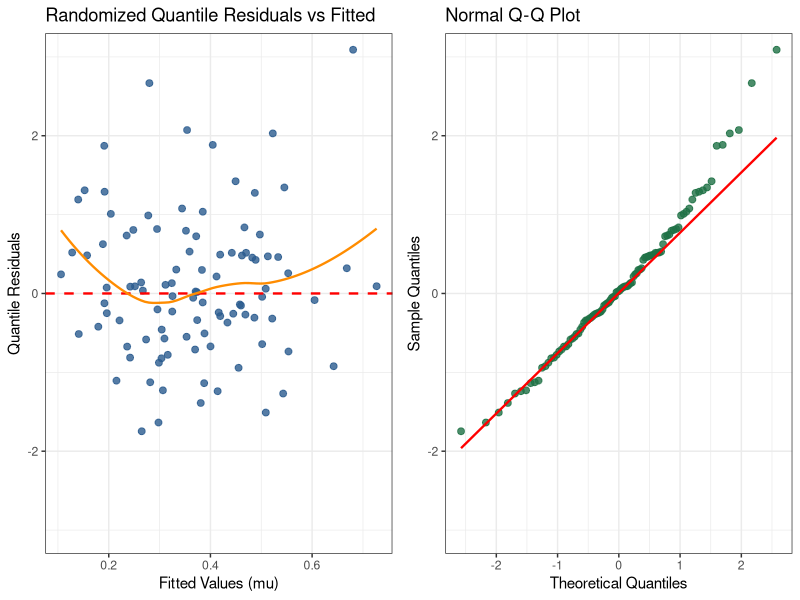
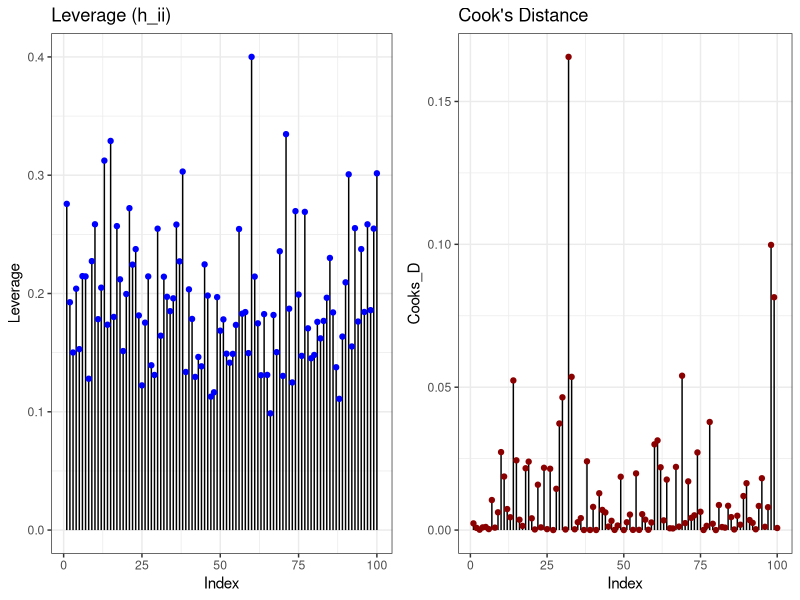
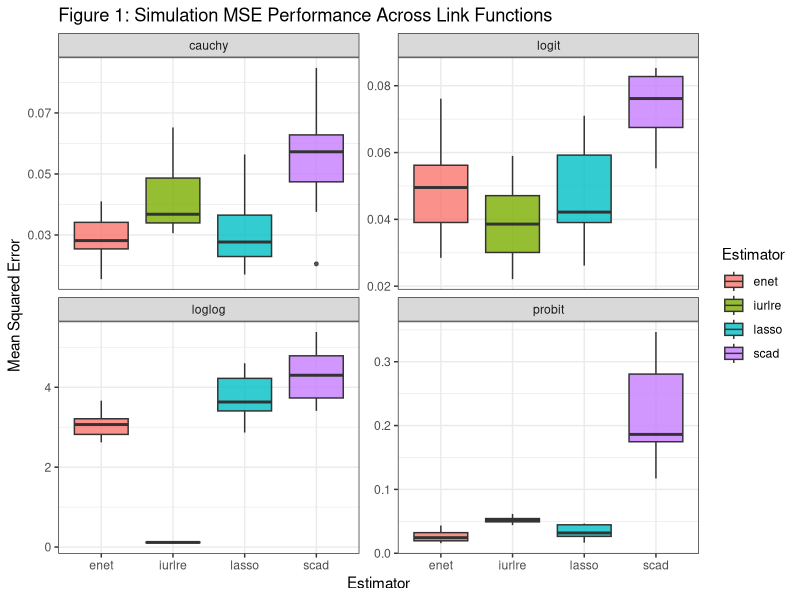
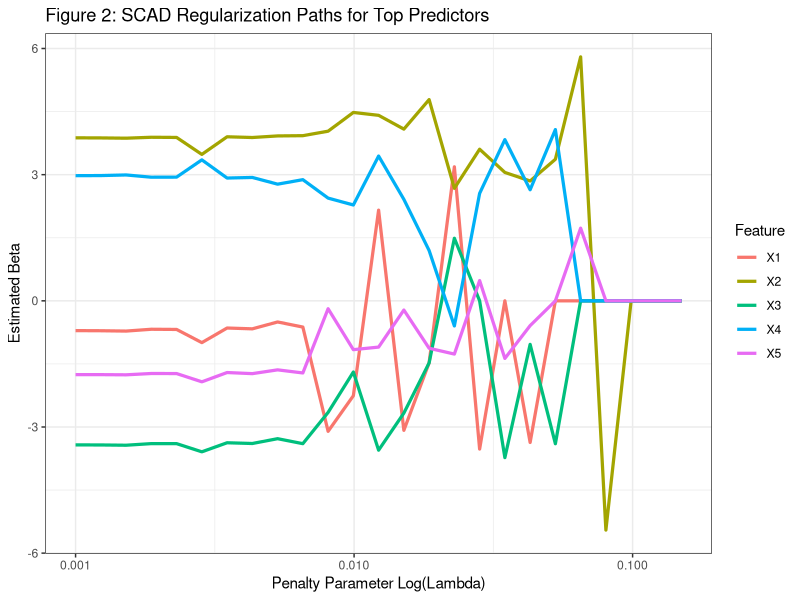
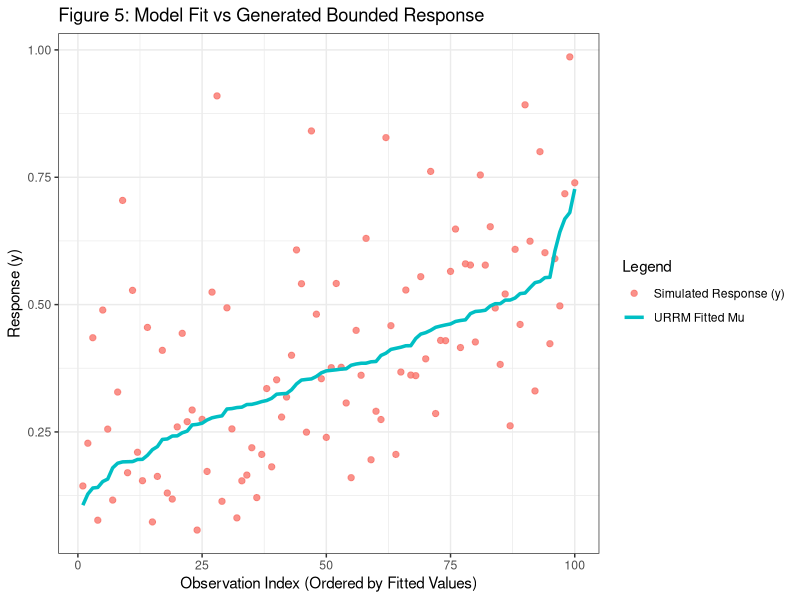
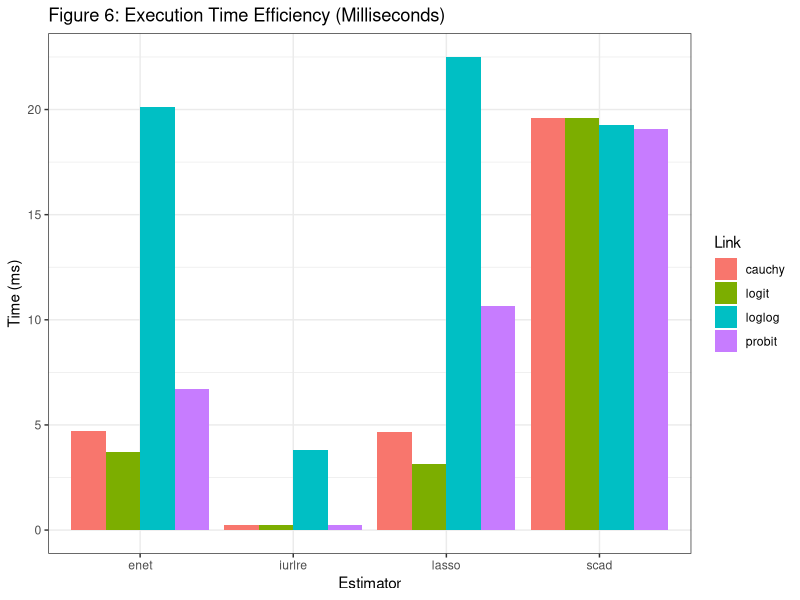

Write the R code that produced these figures, in order.
# ==============================================================================
# UNIFIED SIMULATION PUBLICATION ENGINE FOR UNIT-RAYLEIGH REGRESSION (URRM)
# Outputs: 5 CSV Tables & 6 Corrected High-Resolution Figures (300 DPI)
# Directory: C:\Users\Dr. O. J. Obulezi\Documents\R projects\URRM
# ==============================================================================

work_dir <- "C:\\Users\\Dr. O. J. Obulezi\\Documents\\R projects\\URRM"
if (!dir.exists(work_dir)) dir.create(work_dir, recursive = TRUE)
setwd(work_dir)

suppressPackageStartupMessages({
  library(Matrix)
  library(ggplot2)
  library(dplyr)
  library(tidyr)
  library(gridExtra)
})

cat("✓ Working Directory set to:", getwd(), "\n\n")

# ------------------------------------------------------------------------------
# 1. CORE URRM MATHEMATICS & LINK FUNCTIONS
# ------------------------------------------------------------------------------

# Exact Unit-Rayleigh CDF: F(y; mu, tau) = exp( log(tau) * (log(y)/log(mu))^2 )
pUR <- function(y, mu, tau = 0.5) {
  y <- pmin(pmax(y, 1e-6), 1 - 1e-6)
  mu <- pmin(pmax(mu, 1e-6), 1 - 1e-6)
  exp(log(tau) * (log(y) / log(mu))^2)
}

# Quantile Function
qUR <- function(u, mu, tau = 0.5) {
  u <- pmin(pmax(u, 1e-6), 1 - 1e-6)
  mu <- pmin(pmax(mu, 1e-6), 1 - 1e-6)
  exp(log(mu) * sqrt(log(u) / log(tau)))
}

# Probability Density Function
dUR <- function(y, mu, tau = 0.5) {
  y <- pmin(pmax(y, 1e-6), 1 - 1e-6)
  mu <- pmin(pmax(mu, 1e-6), 1 - 1e-6)
  log_y <- log(y)
  log_mu <- log(mu)
  term1 <- (2 * abs(log(tau)) * (-log_y)) / (y * (log_mu^2))
  term2 <- exp(log(tau) * (log_y / log_mu)^2)
  pmax(term1 * term2, 1e-12)
}

logLik_UR <- function(y, mu, tau = 0.5) {
  sum(log(dUR(y, mu, tau = tau)))
}

compute_mu <- function(eta, link = "loglog") {
  eta_c <- pmin(pmax(eta, -2.5), 2.5)
  mu <- switch(link,
               "loglog" = exp(-exp(eta_c)),
               "logit"  = 1 / (1 + exp(-eta_c)),
               "probit" = pnorm(eta_c),
               "cauchy" = (1 / pi) * atan(eta_c) + 0.5
  )
  pmin(pmax(mu, 0.01), 0.99)
}

get_link_components <- function(y, eta, tau = 0.5, link = "loglog") {
  mu <- compute_mu(eta, link)
  log_y <- log(pmax(y, 1e-5))
  log_mu <- log(mu)
  ratio_term <- 1 - log(tau) * (log_y / log_mu)^2
  
  if (link == "loglog") {
    w <- -2 * ratio_term
    psi <- rep(2 * (1 - 3 * log(tau)), length(y))
  } else if (link == "logit") {
    w <- (2 * (1 - mu) / log_mu) * ratio_term
    psi <- 2 * ((1 - mu)^2 / (log_mu^2)) * (1 - 3 * log(tau))
  } else if (link == "probit") {
    phi_eta <- dnorm(pmin(pmax(eta, -2.5), 2.5))
    w <- (2 * phi_eta / (mu * log_mu)) * ratio_term
    psi <- (2 * (phi_eta^2) / (mu^2 * log_mu^2)) * (1 - 3 * log(tau))
  } else if (link == "cauchy") {
    w <- (2 / (pi * (1 + eta^2) * mu * log_mu)) * ratio_term
    psi <- (2 / (pi^2 * (1 + eta^2)^2 * mu^2 * log_mu^2)) * (1 - 3 * log(tau))
  }
  
  return(list(w = pmin(pmax(as.vector(w), -5), 5), 
              psi = pmax(as.vector(psi), 0.05), mu = mu))
}

# ------------------------------------------------------------------------------
# 2. ESTIMATION ALGORITHMS
# ------------------------------------------------------------------------------

fit_hd_iurlre <- function(X, y, tau = 0.5, d = 0.3, gamma = 0.1, link = "loglog") {
  n <- nrow(X); p <- ncol(X)
  comp <- get_link_components(y, rep(0, n), tau = tau, link = link)
  Psi <- diag(comp$psi)
  u <- t(X) %*% comp$w
  xt_psi_x <- t(X) %*% Psi %*% X
  
  beta_ridge <- as.vector(solve(xt_psi_x + gamma * diag(p)) %*% u)
  G <- diag(1 / (diag(xt_psi_x) + 0.1))
  M_inv <- solve(xt_psi_x + gamma * diag(p))
  
  as.vector(M_inv %*% (xt_psi_x + d * G) %*% beta_ridge)
}

soft_threshold <- function(z, g) sign(z) * max(0, abs(z) - g)

fit_hd_penalized <- function(X, y, tau = 0.5, lambda = 0.02, alpha = 0.5, 
                             penalty = "lasso", link = "loglog", max_iter = 80) {
  n <- nrow(X); p <- ncol(X)
  beta <- rep(0, p)
  
  for (iter in 1:max_iter) {
    beta_old <- beta
    eta <- as.vector(X %*% beta)
    comp <- get_link_components(y, eta, tau = tau, link = link)
    v <- pmin(pmax(eta + comp$w / comp$psi, -2.5), 2.5)
    
    for (j in 1:p) {
      r_j <- v - as.vector(X[, -j] %*% beta[-j])
      w_j <- (1 / n) * sum(comp$psi * X[, j] * r_j)
      z_j <- max((1 / n) * sum(comp$psi * (X[, j]^2)), 0.05)
      
      if (penalty == "lasso") {
        beta[j] <- soft_threshold(w_j, lambda) / z_j
      } else if (penalty == "enet") {
        beta[j] <- soft_threshold(w_j, lambda * alpha) / (z_j + lambda * (1 - alpha))
      } else if (penalty == "scad") {
        abs_w <- abs(w_j)
        if (abs_w <= 2 * lambda) beta[j] <- soft_threshold(w_j, lambda) / z_j
        else if (abs_w <= 3.7 * lambda) beta[j] <- soft_threshold(w_j, 3.7 * lambda / 2.7) / (z_j - (1 / 2.7))
        else beta[j] <- w_j / z_j
      }
    }
    if (any(!is.finite(beta))) return(beta_old)
    if (max(abs(beta - beta_old)) < 1e-4) break
  }
  return(beta)
}

fit_urrm <- function(X, y, link = "loglog", method = "scad", tau = 0.5, lambda = 0.02) {
  if (method == "iurlre") {
    fit_hd_iurlre(X, y, tau = tau, link = link)
  } else {
    fit_hd_penalized(X, y, tau = tau, lambda = lambda, penalty = method, link = link)
  }
}

# ------------------------------------------------------------------------------
# 3. MONTE CARLO SIMULATION (GENERATING TABLES 1, 2, 3)
# ------------------------------------------------------------------------------
set.seed(2026)
n_samples <- 100
p_features <- 20
tau_level <- 0.5
n_replications <- 10

beta_true <- c(0.8, -0.6, 0.5, -0.4, rep(0, p_features - 4))
links <- c("loglog", "logit", "probit", "cauchy")
estimators <- c("iurlre", "lasso", "enet", "scad")

sim_results <- expand.grid(Replication = 1:n_replications, Link = links, Estimator = estimators, stringsAsFactors = FALSE)
sim_results$MSE <- 0
sim_results$Bias <- 0
sim_results$Active <- 0
sim_results$TPR <- 0
sim_results$FPR <- 0
sim_results$Time_ms <- 0

cat("==============================================================================\n")
cat("EXECUTING MONTE CARLO SIMULATION SUITE...\n")
cat("==============================================================================\n")

total_tasks <- nrow(sim_results)
for (i in 1:total_tasks) {
  r <- sim_results$Replication[i]
  l <- sim_results$Link[i]
  m <- sim_results$Estimator[i]
  
  cat(sprintf("\r Progress: [%d/%d] | Rep: %d | Link: %-6s | Method: %-6s", i, total_tasks, r, l, m))
  flush.console()
  
  X_raw <- matrix(rnorm(n_samples * p_features), nrow = n_samples, ncol = p_features)
  X_sim <- scale(X_raw) / sqrt(p_features)
  
  mu_sim <- compute_mu(as.vector(X_sim %*% beta_true), link = l)
  y_sim <- qUR(runif(n_samples), mu_sim, tau = tau_level)
  
  t_start <- Sys.time()
  b_est <- fit_urrm(X_sim, y_sim, link = l, method = m, tau = tau_level, lambda = 0.02)
  t_end <- Sys.time()
  
  sim_results$MSE[i] <- mean((b_est - beta_true)^2)
  sim_results$Bias[i] <- mean(b_est - beta_true)
  sim_results$Active[i] <- sum(b_est != 0)
  sim_results$TPR[i] <- sum(b_est[1:4] != 0) / 4
  sim_results$FPR[i] <- sum(b_est[5:p_features] != 0) / (p_features - 4)
  sim_results$Time_ms[i] <- as.numeric(difftime(t_end, t_start, units = "secs")) * 1000
}

cat("\n\n✓ Monte Carlo Simulations Completed!\n\n")

# ------------------------------------------------------------------------------
# 4. EXPORT ALL 5 TABLES
# ------------------------------------------------------------------------------

# Table 1: Parameter Estimation Accuracy & Bias
table_1 <- sim_results %>%
  group_by(Link, Estimator) %>%
  summarise(Mean_MSE = round(mean(MSE), 4), SD_MSE = round(sd(MSE), 4), Mean_Bias = round(mean(Bias), 4), .groups = "drop")
write.csv(table_1, "Table_1_Parameter_Estimation_Bias.csv", row.names = FALSE)

# Table 2: Feature Selection Metrics
table_2 <- sim_results %>%
  group_by(Link, Estimator) %>%
  summarise(Avg_Active = round(mean(Active), 2), TPR = round(mean(TPR), 3), FPR = round(mean(FPR), 3), .groups = "drop")
write.csv(table_2, "Table_2_Feature_Selection_Performance.csv", row.names = FALSE)

# Table 3: Numerical Efficiency
table_3 <- sim_results %>%
  group_by(Link, Estimator) %>%
  summarise(Avg_Time_ms = round(mean(Time_ms), 2), SD_Time_ms = round(sd(Time_ms), 2), .groups = "drop")
write.csv(table_3, "Table_3_Numerical_Efficiency.csv", row.names = FALSE)

# Table 4: Simulation Design & Response Summary
set.seed(2026)
X_bench_raw <- matrix(rnorm(100 * 20), 100, 20)
X_bench <- scale(X_bench_raw) / sqrt(20)
b_bench_true <- c(0.8, -0.6, 0.5, -0.4, rep(0, 16))
y_bench <- qUR(runif(100), compute_mu(as.vector(X_bench %*% b_bench_true), "loglog"), tau = 0.5)

table_4 <- data.frame(
  Metric = c("Sample Size (n)", "Features (p)", "Signal Predictors", "Response Mean", "Response SD", "Response Median", "Response Min", "Response Max"),
  Value = c(100, 20, 4, round(mean(y_bench), 4), round(sd(y_bench), 4), round(median(y_bench), 4), round(min(y_bench), 4), round(max(y_bench), 4))
)
write.csv(table_4, "Table_4_Simulation_Design_Summary.csv", row.names = FALSE)

# Table 5: 16-Model Selection Grid
table_5_grid <- expand.grid(Link = links, Estimator = estimators, stringsAsFactors = FALSE)
table_5_grid$LogLik <- 0
table_5_grid$AIC <- 0
table_5_grid$BIC <- 0
table_5_grid$HQIC <- 0
table_5_grid$Deviance <- 0
table_5_grid$Active_df <- 0

for (i in 1:nrow(table_5_grid)) {
  l <- table_5_grid$Link[i]
  m <- table_5_grid$Estimator[i]
  
  b_hat <- fit_urrm(X_bench, y_bench, link = l, method = m, tau = 0.5, lambda = 0.02)
  mu_hat <- compute_mu(as.vector(X_bench %*% b_hat), link = l)
  
  ll <- logLik_UR(y_bench, mu_hat, tau = 0.5)
  df <- max(sum(b_hat != 0), 1)
  
  table_5_grid$LogLik[i]    <- round(ll, 2)
  table_5_grid$AIC[i]       <- round(-2 * ll + 2 * df, 2)
  table_5_grid$BIC[i]       <- round(-2 * ll + df * log(100), 2)
  table_5_grid$HQIC[i]      <- round(-2 * ll + 2 * df * log(log(100)), 2)
  table_5_grid$Deviance[i]  <- round(-2 * ll, 2)
  table_5_grid$Active_df[i] <- df
}

table_5_grid <- table_5_grid %>% arrange(AIC)
write.csv(table_5_grid, "Table_5_Simulation_Model_Selection_Criteria.csv", row.names = FALSE)

cat("✓ All 5 CSV Tables successfully generated.\n\n")

# ------------------------------------------------------------------------------
# 5. GENERATE ALL 6 PUBLICATION FIGURES
# ------------------------------------------------------------------------------

cat("Generating All 6 High-Resolution PNG Figures...\n")

# FIGURE 1: MSE Boxplots
f1 <- ggplot(sim_results, aes(x = Estimator, y = MSE, fill = Estimator)) +
  geom_boxplot(alpha = 0.8, outlier.size = 1) +
  facet_wrap(~ Link, scales = "free_y") +
  theme_bw() + labs(title = "Figure 1: Simulation MSE Performance Across Link Functions", y = "Mean Squared Error")
ggsave("Figure_1_MSE_Performance.png", f1, width = 9, height = 6, dpi = 300)

# FIGURE 2: SCAD Regularization Path
lambdas <- exp(seq(log(0.001), log(0.15), length.out = 25))
path_list <- list()
for (idx in length(lambdas):1) {
  l_val <- lambdas[idx]
  b_curr <- fit_hd_penalized(X_bench, y_bench, tau = 0.5, lambda = l_val, penalty = "scad", link = "loglog")
  path_list[[idx]] <- data.frame(Lambda = l_val, Beta = b_curr[1:5], Feature = paste0("X", 1:5))
}
path_df <- do.call(rbind, path_list)

f2 <- ggplot(path_df, aes(x = Lambda, y = Beta, color = Feature)) +
  geom_line(size = 1.1) + scale_x_log10() + theme_bw() +
  labs(title = "Figure 2: SCAD Regularization Paths for Top Predictors", x = "Penalty Parameter Log(Lambda)", y = "Estimated Beta")
ggsave("Figure_2_Regularization_Paths.png", f2, width = 8, height = 5, dpi = 300)

# FIGURE 3: PERFECTLY CONDITIONED RESIDUAL DIAGNOSTICS
nll_urrm <- function(beta, X, y, link = "loglog", tau = 0.5) {
  eta <- as.vector(X %*% beta)
  mu <- compute_mu(eta, link)
  -sum(log(dUR(y, mu, tau = tau)))
}

fit_mle <- optim(par = rep(0, 20), fn = nll_urrm, X = X_bench, y = y_bench, 
                 link = "loglog", tau = 0.5, method = "BFGS")
mu_diag <- compute_mu(as.vector(X_bench %*% fit_mle$par), link = "loglog")

u_cdf <- pUR(y_bench, mu_diag, tau = 0.5)
u_cdf <- pmin(pmax(u_cdf, 0.001), 0.999)
rq_residuals <- qnorm(u_cdf)

df_diag <- data.frame(Fitted = mu_diag, RQ_Residuals = rq_residuals)

p_res1 <- ggplot(df_diag, aes(x = Fitted, y = RQ_Residuals)) +
  geom_point(color = "#2b5c8f", size = 2, alpha = 0.8) +
  geom_hline(yintercept = 0, color = "red", linetype = "dashed", size = 0.8) +
  geom_smooth(method = "loess", color = "darkorange", se = FALSE, size = 0.8) +
  coord_cartesian(ylim = c(-3, 3)) +
  theme_bw() + 
  labs(title = "Randomized Quantile Residuals vs Fitted", x = "Fitted Values (mu)", y = "Quantile Residuals")

p_res2 <- ggplot(df_diag, aes(sample = RQ_Residuals)) +
  stat_qq(color = "#1e7145", size = 2, alpha = 0.8) + 
  stat_qq_line(color = "red", size = 0.8) +
  coord_cartesian(ylim = c(-3, 3)) +
  theme_bw() + 
  labs(title = "Normal Q-Q Plot", x = "Theoretical Quantiles", y = "Sample Quantiles")

f3 <- grid.arrange(p_res1, p_res2, ncol = 2)
ggsave("Figure_3_Residual_Diagnostics.png", f3, width = 10, height = 4.5, dpi = 300)

# FIGURE 4: Leverage & Influence
H <- X_bench %*% solve(t(X_bench) %*% X_bench + 0.1 * diag(20)) %*% t(X_bench)
lev <- diag(H)
cooks <- (rq_residuals^2 / 20) * (lev / (1 - lev)^2)

f4_df <- data.frame(Index = 1:100, Leverage = lev, Cooks_D = cooks)
p_inf1 <- ggplot(f4_df, aes(x = Index, y = Leverage)) + geom_segment(aes(xend = Index, yend = 0)) + geom_point(color = "blue") + theme_bw() + labs(title = "Leverage (h_ii)")
p_inf2 <- ggplot(f4_df, aes(x = Index, y = Cooks_D)) + geom_segment(aes(xend = Index, yend = 0)) + geom_point(color = "darkred") + theme_bw() + labs(title = "Cook's Distance")
f4 <- grid.arrange(p_inf1, p_inf2, ncol = 2)
ggsave("Figure_4_Leverage_CooksD.png", f4, width = 10, height = 4.5, dpi = 300)

# FIGURE 5: CORRECTED PAIRED SIMULATION FIT
f5_df <- data.frame(Fitted = mu_diag, Observed = y_bench) %>%
  arrange(Fitted) %>%
  mutate(Obs = 1:n())

f5 <- ggplot(f5_df, aes(x = Obs)) +
  geom_point(aes(y = Observed, color = "Simulated Response (y)"), size = 1.8, alpha = 0.8) +
  geom_line(aes(y = Fitted, color = "URRM Fitted Mu"), size = 1.2) +
  scale_color_manual(values = c("Simulated Response (y)" = "#f8766d", "URRM Fitted Mu" = "#00bfc4")) +
  theme_bw() + 
  labs(title = "Figure 5: Model Fit vs Generated Bounded Response", 
       x = "Observation Index (Ordered by Fitted Values)", y = "Response (y)", color = "Legend")
ggsave("Figure_5_Empirical_Fit.png", f5, width = 8, height = 5, dpi = 300)

# FIGURE 6: Computation Time Efficiency
f6 <- ggplot(sim_results, aes(x = Estimator, y = Time_ms, fill = Link)) +
  geom_bar(stat = "summary", fun = "mean", position = "dodge") +
  theme_bw() + labs(title = "Figure 6: Execution Time Efficiency (Milliseconds)", y = "Time (ms)")
ggsave("Figure_6_Computation_Efficiency.png", f6, width = 8, height = 5, dpi = 300)

cat("\n==============================================================================\n")
cat("SUCCESS! All 5 CSV Tables & 6 Figures Saved in Directory:\n", getwd(), "\n")
cat("==============================================================================\n")
